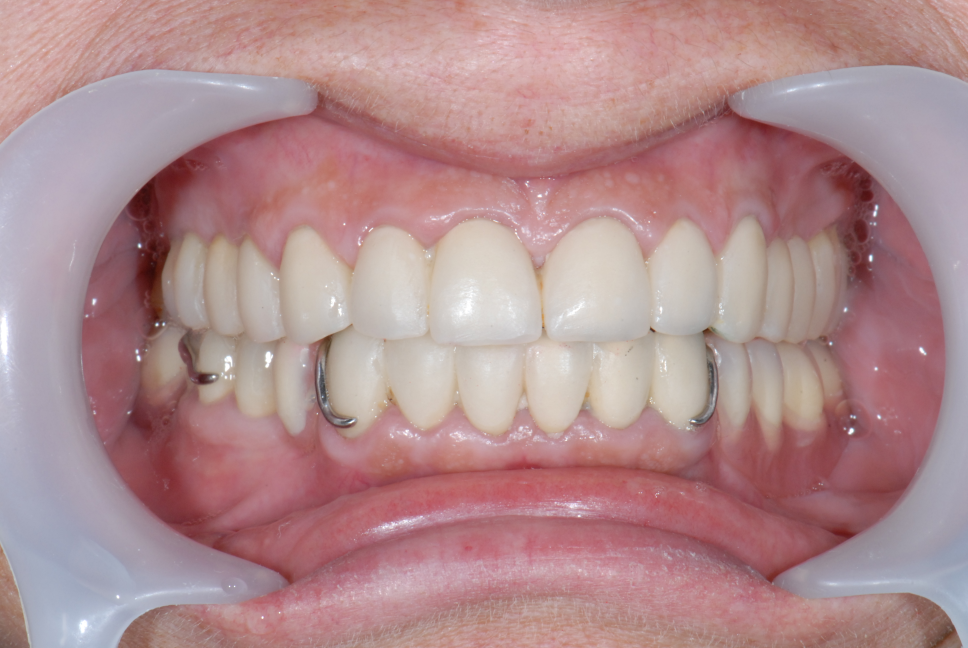
#> input picture found_dicision/frontal_side_analiz/normal_bite.JPG, 3872 x 2592 px (shown at 1/4 size)
$ python horizontal_line.py
#> lines starting #> are read from the running program, lines starting #| are printed output that depends on the picture; after the words box and inside, x2 and y2 are one past the last pixel; in counts of white or black regions, pixels touching at a corner belong together
import numpy as np
import cv2

img = cv2.imread('normal_bite.JPG', 0)
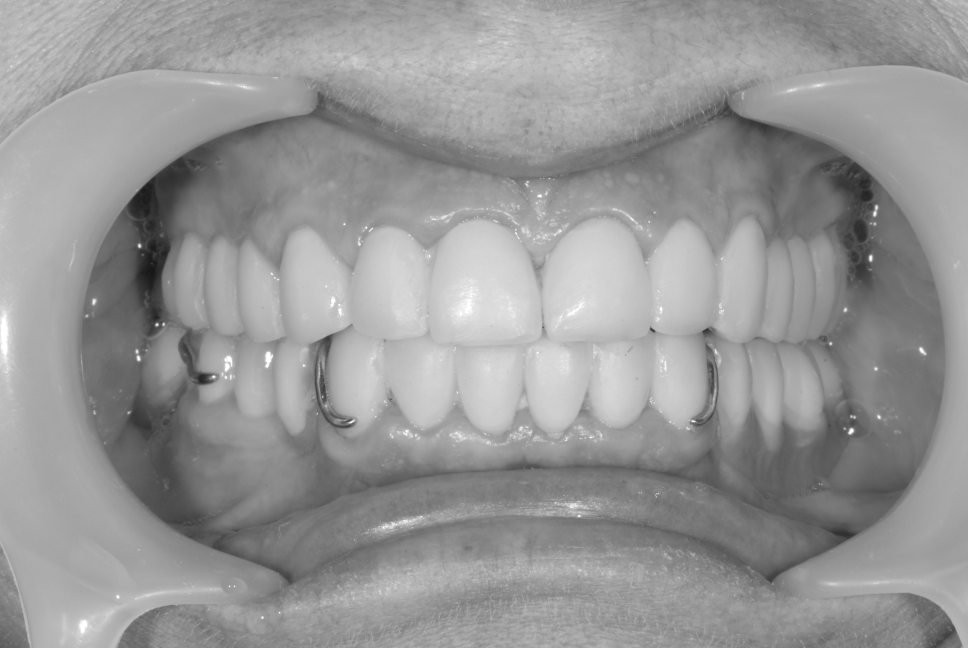
#> img: shape (2592, 3872) (shown at 1/4 size); min 20, max 255, mean 150.8

height = img.shape[0]
#> height = 2592
width = img.shape[1]
#> width = 3872
img = cv2.resize(img, (800, 600), interpolation=cv2.INTER_CUBIC)  # resize
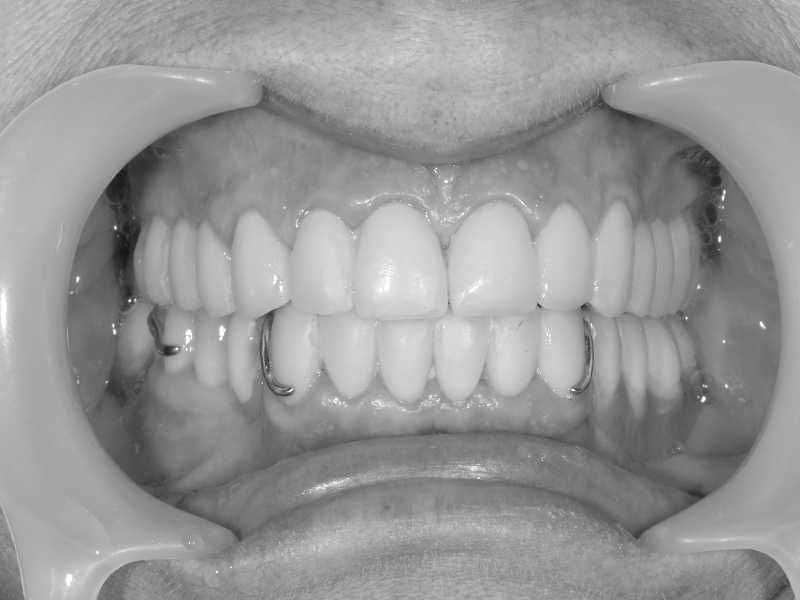
#> img: shape (600, 800); min 21, max 255, mean 150.8
cropped = img[200:400, 200:650]  # обрезка изображения image[y1:y2, x1:x2]
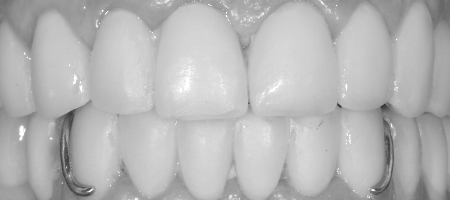
#> cropped: shape (200, 450); min 49, max 255, mean 182.4
list_pix = []
height_dent_1_1 = 0  # длина первого резца вч
count_pixcel_dent_all = 0  # общая длина зубов
for i in range(200):
    print(cropped[i][185:190][3])
    if cropped[i][185:190][3] > 160:
        count_pixcel_dent_all += 1
    if cropped[i][185:190][3] < 200 and (i > 50 and i < 116):
        height_dent_1_1 = i
        cropped[i][:450] = 0
#> this loop made 200 passes
#| 153
#| 151
#| 152
#| 165
#| 176
#| 190
#| 197
#| 197
#> (further printed lines are left out)
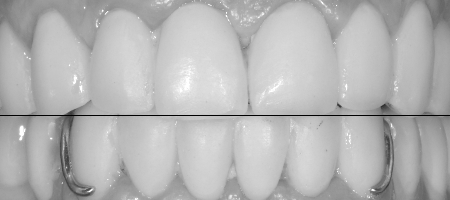
#> cropped: shape (200, 450); 0.5% of pixels changed, all inside (x1, y1, x2, y2) = (0, 115, 450, 116)
#> after the loop, count_pixcel_dent_all = 195

height_dent_4_1 = count_pixcel_dent_all - height_dent_1_1
#> height_dent_4_1 = 80
part_upper_dent = round(height_dent_1_1 / count_pixcel_dent_all, 1)
#> part_upper_dent = 0.6
part_lowwer_dent = round(height_dent_4_1 / count_pixcel_dent_all, 1)
#> part_lowwer_dent = 0.4
print(f'{height_dent_4_1= }')
#| height_dent_4_1= 80
print(f'{height_dent_1_1= }')
print(f'{part_upper_dent= }')
#| part_upper_dent= 0.6
print(f'{part_lowwer_dent= }')
#| part_lowwer_dent= 0.4

# первые выводы

result_analiz = part_upper_dent - part_lowwer_dent  # переменная хранить данные анализа
#> result_analiz = 0.2

if result_analiz > 0.2:
    print("У вас глубокий прикус")
elif 0 < result_analiz <= 0.2:
    print("У вас нормальный прикус")
elif result_analiz == 0:
    print("У вас прямой прикус")
elif result_analiz < 0:
    print("У вас открытый прикус")

# cv2.line(img,(0,(height//2)),(wight,(height//2)),(0,0,0),2)  # горизантальная линия
# cv2.line(img,((wight//2), 0),((wight//2),height),(0,0,0),2)  # вертикальная линия
# cv2.imshow('image', img)
cv2.imshow('cropped', cropped)
cv2.waitKey(0)
cv2.destroyAllWindows()
